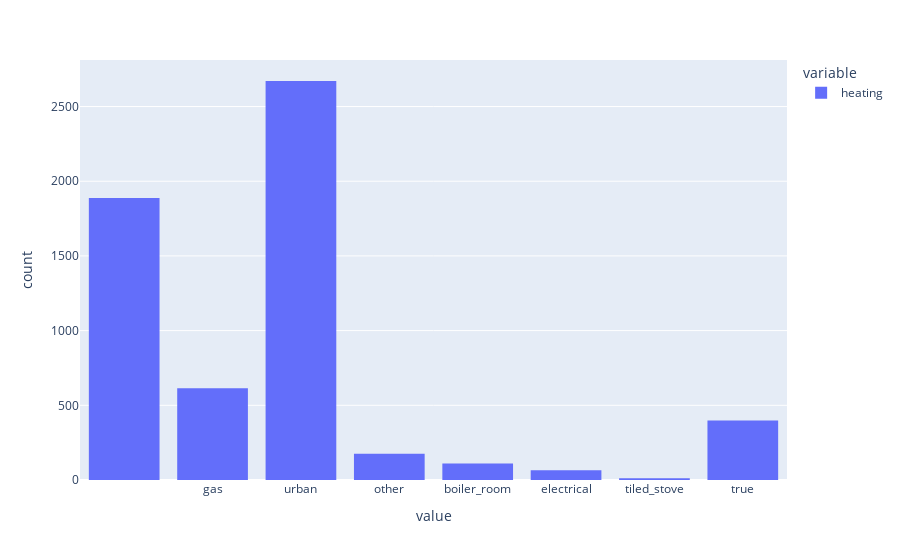

The notebook cell this image was saved under:
### Code cell
from plotly.express import histogram
histogram(df.filter(like='equipment'))

### Figure 1 — Plotly figure (JSON) as saved in the notebook; plotly's stock layout.template omitted (floating-point values rounded to 4 significant figures; data arrays with more than 128 entries replaced by an {"elided": "..."} marker saying what was removed)
{"data": [{"alignmentgroup": "True", "bingroup": "x", "hovertemplate": "variable=heating<br>value=%{x}<br>count=%{y}<extra></extra>", "legendgroup": "heating", "marker": {"color": "#636efa", "pattern": {"shape": ""}}, "name": "heating", "offsetgroup": "heating", "orientation": "v", "showlegend": true, "type": "histogram", "x": {"elided": "27189 mixed values"}, "xaxis": "x", "yaxis": "y"}], "layout": {"barmode": "relative", "legend": {"title": {"text": "variable"}, "tracegroupgap": 0}, "margin": {"t": 60}, "xaxis": {"anchor": "y", "domain": [0, 1], "title": {"text": "value"}}, "yaxis": {"anchor": "x", "domain": [0, 1], "title": {"text": "count"}}}}
